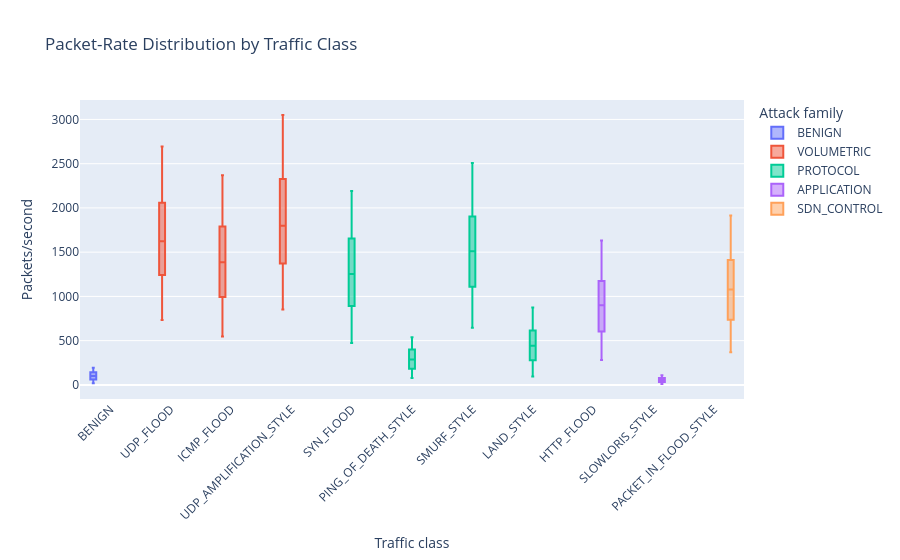

This figure's notebook cell:
### Markdown cell above
## Visualization 2 - Packet-rate behavior

Purpose: compare traffic intensity across labels using packets per second.

Interpretation: high-rate flood profiles should separate from benign traffic, while low-rate attacks demonstrate why packet rate alone is insufficient.

### Code cell
packet_pd = (
    clean
    .select("label", "attack_family", "packet_rate")
    .sample(False, 0.10, seed=42)
    .limit(12000)
    .toPandas()
)

fig2 = px.box(
    packet_pd,
    x="label",
    y="packet_rate",
    color="attack_family",
    points=False,
    title="Packet-Rate Distribution by Traffic Class",
    labels={
        "label": "Traffic class",
        "attack_family": "Attack family",
        "packet_rate": "Packets/second"
    }
)
fig2.update_layout(xaxis_tickangle=-45)
fig2.show()

### Figure 1 — Plotly figure (JSON) as saved in the notebook; plotly's stock layout.template omitted (floating-point values rounded to 4 significant figures; data arrays with more than 128 entries replaced by an {"elided": "..."} marker saying what was removed)
{"data": [{"alignmentgroup": "True", "boxpoints": false, "hovertemplate": "Attack family=BENIGN<br>Traffic class=%{x}<br>Packets/second=%{y}<extra></extra>", "legendgroup": "BENIGN", "marker": {"color": "#636efa"}, "name": "BENIGN", "notched": false, "offsetgroup": "BENIGN", "orientation": "v", "showlegend": true, "type": "box", "x": {"elided": "995 str values"}, "x0": " ", "xaxis": "x", "y": {"elided": "995 float values"}, "y0": " ", "yaxis": "y"}, {"alignmentgroup": "True", "boxpoints": false, "hovertemplate": "Attack family=VOLUMETRIC<br>Traffic class=%{x}<br>Packets/second=%{y}<extra></extra>", "legendgroup": "VOLUMETRIC", "marker": {"color": "#EF553B"}, "name": "VOLUMETRIC", "notched": false, "offsetgroup": "VOLUMETRIC", "orientation": "v", "showlegend": true, "type": "box", "x": {"elided": "2970 str values"}, "x0": " ", "xaxis": "x", "y": {"elided": "2970 float values"}, "y0": " ", "yaxis": "y"}, {"alignmentgroup": "True", "boxpoints": false, "hovertemplate": "Attack family=PROTOCOL<br>Traffic class=%{x}<br>Packets/second=%{y}<extra></extra>", "legendgroup": "PROTOCOL", "marker": {"color": "#00cc96"}, "name": "PROTOCOL", "notched": false, "offsetgroup": "PROTOCOL", "orientation": "v", "showlegend": true, "type": "box", "x": {"elided": "4026 str values"}, "x0": " ", "xaxis": "x", "y": {"elided": "4026 float values"}, "y0": " ", "yaxis": "y"}, {"alignmentgroup": "True", "boxpoints": false, "hovertemplate": "Attack family=APPLICATION<br>Traffic class=%{x}<br>Packets/second=%{y}<extra></extra>", "legendgroup": "APPLICATION", "marker": {"color": "#ab63fa"}, "name": "APPLICATION", "notched": false, "offsetgroup": "APPLICATION", "orientation": "v", "showlegend": true, "type": "box", "x": {"elided": "2050 str values"}, "x0": " ", "xaxis": "x", "y": {"elided": "2050 float values"}, "y0": " ", "yaxis": "y"}, {"alignmentgroup": "True", "boxpoints": false, "hovertemplate": "Attack family=SDN_CONTROL<br>Traffic class=%{x}<br>Packets/second=%{y}<extra></extra>", "legendgroup": "SDN_CONTROL", "marker": {"color": "#FFA15A"}, "name": "SDN_CONTROL", "notched": false, "offsetgroup": "SDN_CONTROL", "orientation": "v", "showlegend": true, "type": "box", "x": {"elided": "1037 str values"}, "x0": " ", "xaxis": "x", "y": {"elided": "1037 float values"}, "y0": " ", "yaxis": "y"}], "layout": {"boxmode": "group", "legend": {"title": {"text": "Attack family"}, "tracegroupgap": 0}, "title": {"text": "Packet-Rate Distribution by Traffic Class"}, "xaxis": {"anchor": "y", "domain": [0.0, 1.0], "tickangle": -45, "title": {"text": "Traffic class"}}, "yaxis": {"anchor": "x", "domain": [0.0, 1.0], "title": {"text": "Packets/second"}}}}
